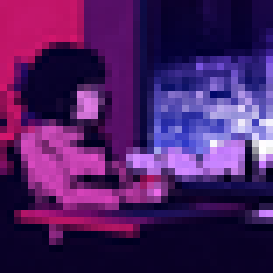
#> input picture alone_cafe_low_res.png, 39 x 39 px, shrunk from 50 x 50 before the run, found by its file name (shown 7 times larger)
$ python ASCII.py
#> lines starting #> are read from the running program, lines starting #| are printed output that depends on the picture
import numpy as np
import matplotlib.pyplot as plt

def make_ascii(inputf, outputf):
    # ascii = "$#H&@*+;:-,.  "
#> called with inputf = 'alone_cafe_low_res.png', outputf = 'ascii_cafe.txt'
    ascii = "  .,-:;+@&H###$"
    size_of_ascii = len(ascii)

    try:
        path = "INPUT_FILES/"+inputf
        pic = plt.imread(path)
#> pic is the input picture: shape (39, 39, 4) float32; mean R, G, B, A 0.294, 0.12, 0.384, 1
    except:
        print("ERROR\nFile Path does not exist")
        print("Check file is in ./INPUT_FILES")
        print("PATH:",path)

    pic = np.dot(pic[...,:3], [0.2989, 0.5870, 0.1140])
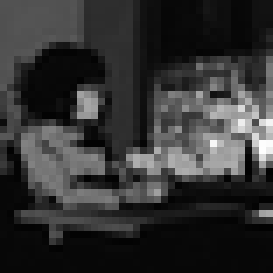
#> pic: shape (39, 39) float64 (shown 7 times larger); min 0.00715, max 1, mean 0.202

    with open("OUTPUT_FILES/"+outputf, "+w") as f:
        for row in pic:
            for pixel in row:
                char = ascii[int((pixel*size_of_ascii)//1)]
                f.write(char)
            f.write("\n")
#> this loop made 39 passes


if __name__ == "__main__":
    make_ascii("alone_cafe_low_res.png", "ascii_cafe.txt")
